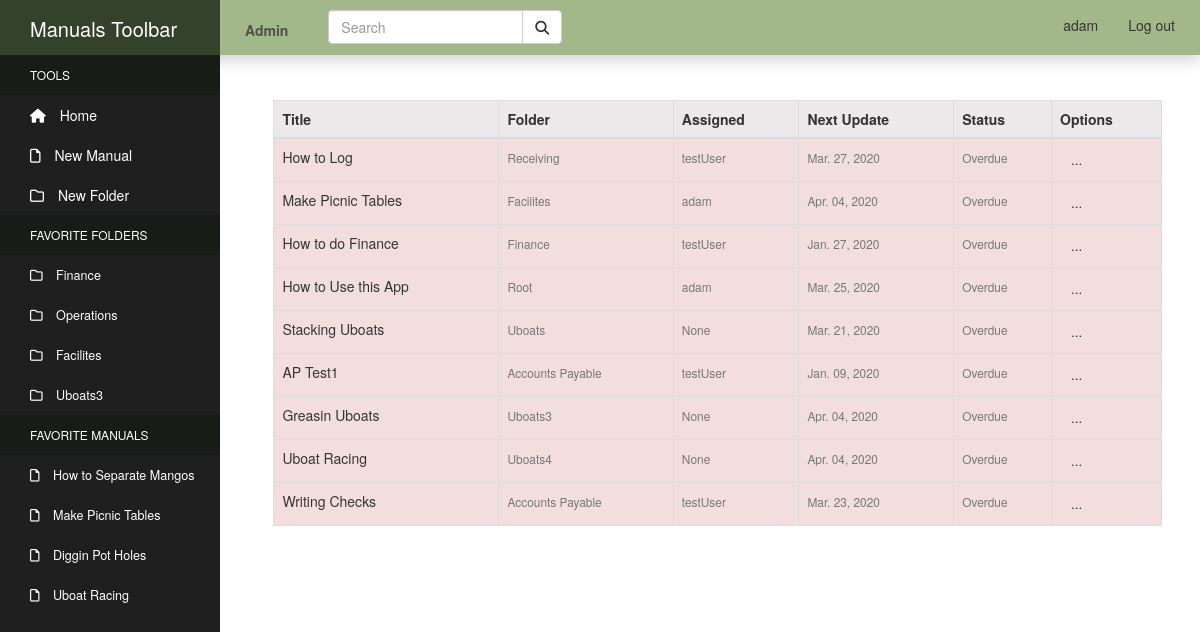
Page /manage/ (signed in) on the committed database.
### manuals/models.py (models this page shows, shortened)
class Directory(MPTTModel):
    name = models.CharField(max_length=50, unique=True)
    created_by = models.ForeignKey(User, null=True, on_delete=models.SET_NULL)
    parent = TreeForeignKey(
    'self',
    null=True,
    blank=True,
    related_name='children',
    on_delete=models.CASCADE
    )
    class MPTTMeta:
        order_insertion_by: ['name']
    class Meta:
        verbose_name = 'Directory'
        verbose_name_plural = 'Directories'
    def __str__(self):
        return self.name

class Manual(models.Model):
    title = models.CharField(max_length=100)
    author = models.ForeignKey(User, related_name='author', null=True, on_delete=models.SET_NULL)
    content = models.TextField()
    tags = models.CharField(max_length=150, blank=True, null=True)
    pub_date = models.DateTimeField('Date Published', auto_now_add=True)
    admin = models.ManyToManyField(User, related_name='admin_of')
    department = models.ForeignKey(Department, related_name='manual_set', null=True, on_delete=models.SET_NULL)
    last_update = models.DateTimeField('Last Update', null=True, auto_now=True)
    last_update_by = models.ForeignKey(User, related_name='updated_by', null=True, on_delete=models.SET_NULL)
    next_update = models.DateTimeField('Next Update Due', null=True)
    update_assigned_to = models.ForeignKey(User, related_name='assigned_to', blank=True, null=True, on_delete=models.SET_NULL)
    is_archived = models.BooleanField('Archived', default=False)
    folder = TreeForeignKey(
    'Directory',
    default=1,
    related_name='manuals',
    on_delete=models.CASCADE
    )
    def update_status(self):
        now = timezone.now()
        status = [
            'up_to_date',
            'due_soon',
            'overdue'
        ]
        if self.next_update - now >= datetime.timedelta(weeks=2):
            return status[0]
        elif self.next_update - now <= datetime.timedelta(days=0):
            return status[2]
        else:
            return status[1]

### manuals/views.py (the view)
# urls.py: path('manage/', views.manage, name='manage' ),
@login_required
def manage(request):
    current_user = request.user
    admin_of = current_user.admin_of.all()
    context = {'admin_of': admin_of}
    return render(request, 'manuals/manage.html', context)

### manuals_site/my_processors/my_context.py (called while the page is built)
def custom_message_processor(request):
    messages = []
    uniq_messages = []
    for m in get_messages(request):
        if m.message not in messages:
            messages.append(m.message)
            uniq_messages.append(m)
    return {'messages': uniq_messages}

### manuals/templates/manuals/manage.html (shortened to what this page needs)
{% extends "manuals/header.html" %}
{% block content %}
  <link rel="stylesheet" href="https://cdn.jsdelivr.net/npm/flatpickr/dist/flatpickr.min.css">
  <div class="content-section">
        <table id="admin-table" class="table table-striped table-hover table-bordered">
          <thead class="admin-head">
            <tr class="sticky-header">
              <th class="admin-col">Title</th>
              <th>Folder</th>
              <th>Assigned</th>
              <th>Next Update</th>
              <th>Status</th>
              <th>Options</th>
            </tr>
          </thead>
          <tbody class="admin-body">
          {% if admin_of %}
            {% for manual in admin_of %}
              {% if manual.update_status == "due_soon" %}
                <tr class="warning">
                  <td class="admin-col">
                    <a href="{% url 'manual-detail' manual.id %}">{{ manual.title }}</a></td>
              {% elif manual.update_status == "overdue" %}
                <tr class="danger">
                  <td class="admin-col">
                    <a href="{% url 'manual-detail' manual.id %}">{{ manual.title }}</a></td>
              {% else %}
                <tr>
                  <td class="admin-col">
                    <a href="{% url 'manual-detail' manual.id %}">{{ manual.title }}</a></td>
              {% endif %}
                  <td><small class="text-muted">{{ manual.folder }}</small></td>
                  <td><small class="text-muted">{{ manual.update_assigned_to }}</small></td>
                  <td><small class="text-muted">{{ manual.next_update|date:"M. d, Y"  }}</small></td>
                  {% if manual.update_status == "due_soon" %}
                    <td><small class="text-muted">Due soon</small></td>
                  {% elif manual.update_status == "overdue" %}
                    <td><small class="text-muted">Overdue</small></td>
                  {% else %}
                    <td><small class="text-muted">Up to date</small></td>
                  {% endif %}
                    <td class="admin-option">
                      <div class="file-dropdown">
                        <a class="btn btn-sm btn-drop" href="#">...</a>
                      </div>
                    </td>
                </tr>
            {% endfor %}
            {% else %}
            <tr><td>
              <li class="list-group-item">You have not been assigned admin to any manuals.</li>
            </td></tr>
          {% endif %}
          </tbody>
        </table>
  </div>
{% endblock %}

### manuals/templates/manuals/header.html (shortened to what this page needs)
<!DOCTYPE html>
<html lang="en">
<head>
    {% load static %}
    <link rel="stylesheet" type="text/css" href="{% static 'manuals/css/bootstrap.css' %}">
    <link rel="stylesheet" type="text/css" href="{% static 'manuals/css/styles.css' %}">
    <link rel="stylesheet" href="https://cdnjs.cloudflare.com/ajax/libs/font-awesome/4.7.0/css/font-awesome.min.css">
</head>
<body>
  <nav class="navbar navbar-default navbar-fixed-top">
    <div class="container-fluid nav-container">
      <div class="navbar-header">
        <a class="navbar-brand" href="#">Market Manuals</a>
      </div>
      <ul class="nav navbar-nav nav-pills">
        {% if user.is_authenticated and user.is_staff %}
          <li><a href="{% url 'manage' %}"><strong>Admin</strong></a></li>
        {% endif %}
      </ul>
      <ul class="nav nav-pills navbar-right">
        {% if user.is_authenticated %}
          <li><a href="{% url 'logout' %}">Log out</a></li>
          <li><a href="{% url 'profile' %}">{{ user.username }}</a></li>
        {% else %}
          <li><a href="{% url 'login' %}">Log in</a></li>
          <li><a href="{% url 'register' %}">Sign Up</a></li>
        {% endif %}
      </ul>
      <form class="navbar-form navbar-left" action="/action_page.php">
        <div class="input-group">
          <input type="text" class="form-control" placeholder="Search">
          <div class="input-group-btn">
            <button class="btn btn-default" type="submit">
              <i class="fas fa-search"></i>
            </button>
          </div>
        </div>
      </form>
    </div>
  </nav>
    <div class="sidebar-container">
            <div class="sidebar-logo">
              Manuals Toolbar
            </div>
            <ul class="sidebar-navigation">
              <li class="header">Tools</li>
              <li>
                <a href="{% url 'index' %}">
                  <i class="fa fa-home" aria-hidden="true"></i> Home
                </a>
              </li>
              <li>
                <a id="new-manual" href="{% url 'manual-create' %}">
                  <i class="far fa-file" aria-hidden="true"></i> New Manual
                </a>
              </li>
              <li>
                <a id="new-dir" href="#">
                  <i class="far fa-folder" aria-hidden="true"></i> New Folder
                </a>
              </li>
              <li class="header">Favorite Folders</li>
              {% for dir_fav in user.profile.directory_favorites.all %}
                <li>
                  <a class="folder favorites favorites-folder" id="pk-{{ dir_fav.id }}" href="#">
                    <i class="far fa-folder" aria-hidden="true"></i> {{ dir_fav.name }}
                  </a>
                </li>
              {% endfor %}
              <li class="header">Favorite Manuals</li>
              {% for man_fav in user.profile.manual_favorites.all %}
                <li>
                  <a class="favorites favorites-manual" href="{% url 'manual-detail' man_fav.id %}">
                    <i class="far fa-file" aria-hidden="true"></i> {{ man_fav.title }}
                  </a>
                </li>
              {% endfor %}
            </ul>
          </div>
          <div class="content-container">
            <div class="container-fluid main-container">
              {% block content %}
              {% endblock %}
            </div>
          </div>
</body>
</html>

### manuals/static/manuals/css/styles.css (style rules this page uses)
.container-fluid.main-container { margin-top: 25px; }
.sidebar-container { position: fixed; width: 220px; height: 100%; left: 0; overflow-x: hidden; overflow-y: auto; background: #1f1f1f; color: #fff; z-index: 2; top: 0; }
.sidebar-logo { position: sticky; padding: 15px 15px 5px 30px; font-size: 20px; height: 55px; background-color: rgb(52, 66, 44); z-index: 3; top: 0; }
.sidebar-navigation { padding: 0; margin: 0; list-style-type: none; position: relative; }
.sidebar-navigation li { background-color: transparent; position: relative; display: inline-block; width: 100%; line-height: 20px; }
.sidebar-navigation li a { padding: 10px 15px 10px 30px; display: block; color: #fff; }
.sidebar-navigation li .fa { margin-right: 10px; }
.sidebar-navigation li .far { margin-right: 10px; }
.sidebar-navigation .header { font-size: 12px; text-transform: uppercase; background-color: #191b17; padding: 10px 15px 10px 30px; }
.sidebar-navigation .header::before { background-color: transparent; }
.favorites { font-size: 90%; }
.content-container { padding-left: 235px; margin-top: 30px; padding-top: 45px; }
.container-fluid.nav-container { padding-left: 0px; }
.navbar { max-height: 55px; min-height: 55px; }
.navbar-default { border: none; border-radius: 0px; background-color: rgb(163, 184, 136); z-index: 2; box-shadow: 0px 4px 16px 0px rgba(0,0,0,0.2); }
.navbar-header { background-color: rgb(52, 66, 44); width: 220px; margin: 0px; }
.navbar-brand { color: #fff; }
.nav-pills { padding-left: 10px; padding-right: 10px; padding-top: 5px; }
.navbar-default .navbar-nav > li > a { color: rgba(78, 78, 78, 0.986); }
.input-group { top: 2px; }
.admin-head { color: #333333; background-color:#ebe9e9; }
.btn-drop { font-size: 10pt; padding-top: 2px; padding-bottom: 2px; }
.folder-dropdown, .file-dropdown { position: relative; display: inline-block; }
.content-section { width: 95%; margin: auto; margin-bottom: 60px; }

### rows in the picture
Directory: name "Finance"
Directory: name "Operations"
Directory: name "Facilites"
Directory: name "Uboats3"
Manual: title "How to Separate Mangos"
Manual: title "Make Picnic Tables", folder "Facilites", update_assigned_to "adam", next_update "Apr. 04, 2020", shows "Overdue"
Manual: title "Diggin Pot Holes"
Manual: title "Uboat Racing", folder "Uboats4", update_assigned_to "None", next_update "Apr. 04, 2020", shows "Overdue"
Manual: title "How to Log", folder "Receiving", update_assigned_to "testUser", next_update "Mar. 27, 2020", shows "Overdue"
Manual: title "How to do Finance", folder "Finance", update_assigned_to "testUser", next_update "Jan. 27, 2020", shows "Overdue"
Manual: title "How to Use this App", folder "Root", update_assigned_to "adam", next_update "Mar. 25, 2020", shows "Overdue"
Manual: title "Stacking Uboats", folder "Uboats", update_assigned_to "None", next_update "Mar. 21, 2020", shows "Overdue"
Manual: title "AP Test1", folder "Accounts Payable", update_assigned_to "testUser", next_update "Jan. 09, 2020", shows "Overdue"
Manual: title "Greasin Uboats", folder "Uboats3", update_assigned_to "None", next_update "Apr. 04, 2020", shows "Overdue"
Manual: title "Writing Checks", folder "Accounts Payable", update_assigned_to "testUser", next_update "Mar. 23, 2020", shows "Overdue"

### other values in the picture
{{ user.username }} "adam"
